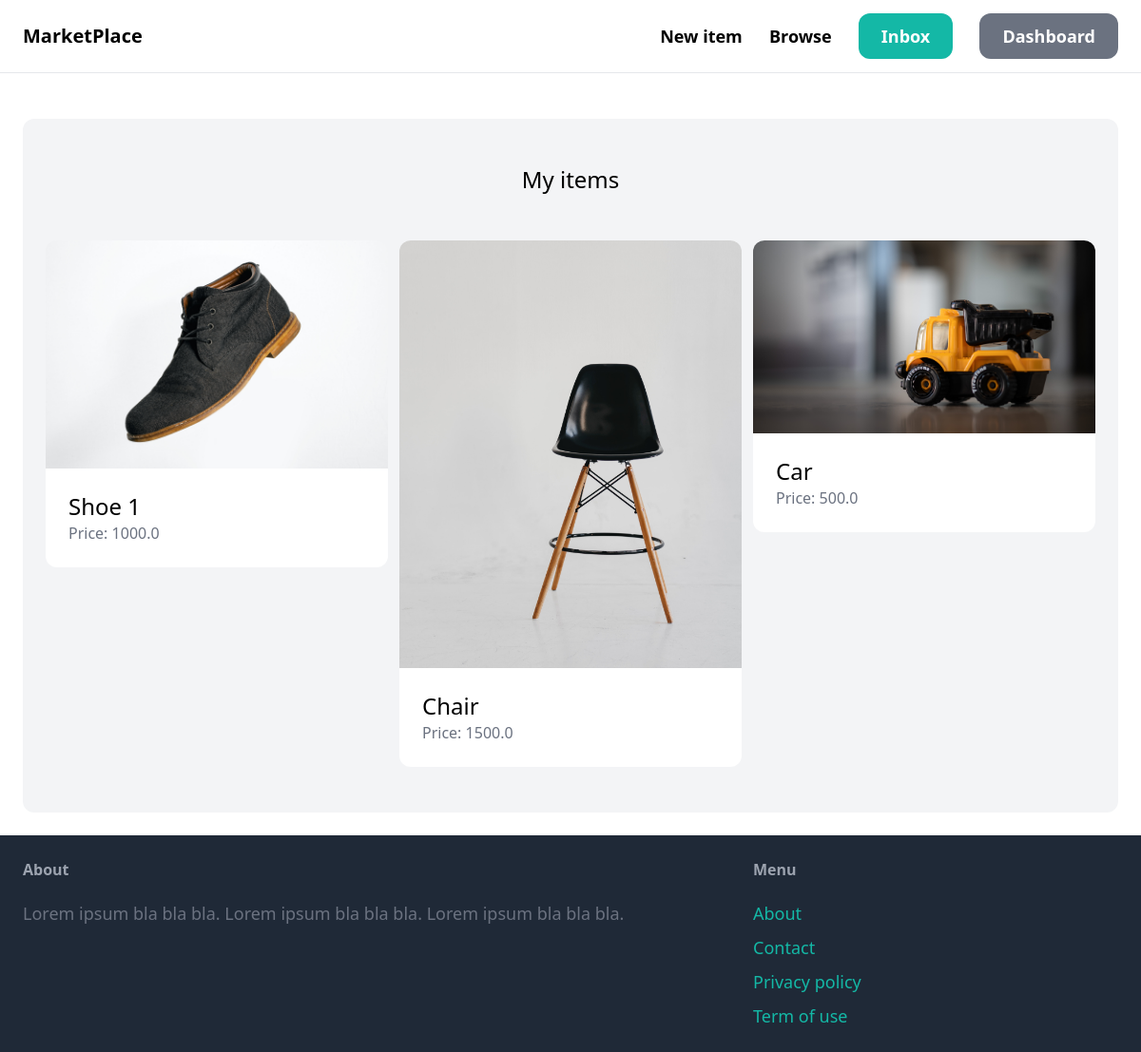
The page /dashboard/ (signed in) on the database its author committed.
### item/models.py (models this page shows, shortened)
class Item(models.Model):
    category = models.ForeignKey(Category, related_name='items', on_delete=models.CASCADE)
    name = models.CharField(max_length=255)
    description = models.TextField(blank=True, null=True)
    price = models.FloatField()
    image = models.ImageField(upload_to='item_images', blank=True, null=True)
    is_sold = models.BooleanField(default=False)
    created_by = models.ForeignKey(User, related_name='items', on_delete=models.CASCADE)
    created_at = models.DateTimeField(auto_now_add=True)

### dashboard/views.py (the view)
# urls.py: path('', views.index, name='index'),
@login_required
def index(request):
    items = Item.objects.filter(created_by=request.user)
    return render(request, 'dashboard/index.html', {
        'items': items,
    })

### dashboard/templates/dashboard/index.html (shortened to what this page needs)
{% extends 'core/base.html' %}
{% block content %}
    <div class="mt-6 px-6 py-12 bg-gray-100 rounded-xl">
        <h2 class="mb-12 text-2xl text-center">My items</h2>
        <div class="grid grid-cols-3 gap-3">
            {% for item in items %}
                <div>
                    <a href="{% url 'item:detail' item.id %}">
                        <div>
                            <img src="{{ item.image.url }}" class="rounded-t-xl">
                        </div>
                        <div class="p-6 bg-white rounded-b-xl">
                            <h2 class="text-2xl">{{ item.name }}</h2>
                            <p class="text-gray-500">Price: {{ item.price }}</p>
                        </div>
                    </a>
                </div>
            {% endfor %}
        </div>
    </div>
{% endblock %}

### rows shown on the page
Item: image (picture), name "Shoe 1", price "1000.0"
Item: image (picture), name "Chair", price "1500.0"
Item: image (picture), name "Car", price "500.0"
